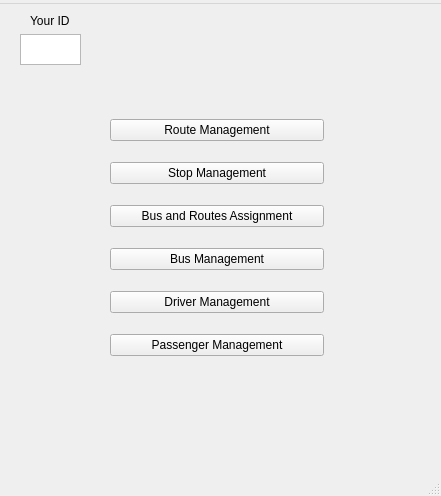
<?xml version="1.0" encoding="UTF-8"?>
<ui version="4.0">
 <class>MainWindow</class>
 <widget class="QMainWindow" name="MainWindow">
  <property name="geometry">
   <rect>
    <x>0</x>
    <y>0</y>
    <width>441</width>
    <height>496</height>
   </rect>
  </property>
  <property name="windowTitle">
   <string>Admin Dashboard</string>
  </property>
  <widget class="QWidget" name="centralwidget">
   <widget class="QWidget" name="verticalLayoutWidget">
    <property name="geometry">
     <rect>
      <x>110</x>
      <y>100</y>
      <width>214</width>
      <height>271</height>
     </rect>
    </property>
    <layout class="QVBoxLayout" name="verticalLayout">
     <item>
      <widget class="QPushButton" name="route_man">
       <property name="text">
        <string>Route Management</string>
       </property>
      </widget>
     </item>
     <item>
      <widget class="QPushButton" name="stop_man">
       <property name="text">
        <string>Stop Management</string>
       </property>
      </widget>
     </item>
     <item>
      <widget class="QPushButton" name="busroutedriver">
       <property name="text">
        <string>Bus and Routes Assignment</string>
       </property>
      </widget>
     </item>
     <item>
      <widget class="QPushButton" name="bus_man">
       <property name="text">
        <string>Bus Management</string>
       </property>
      </widget>
     </item>
     <item>
      <widget class="QPushButton" name="driver_man">
       <property name="text">
        <string>Driver Management</string>
       </property>
      </widget>
     </item>
     <item>
      <widget class="QPushButton" name="pass_man">
       <property name="text">
        <string>Passenger Management</string>
       </property>
      </widget>
     </item>
    </layout>
   </widget>
   <widget class="QTextBrowser" name="adidtxtbrowser">
    <property name="geometry">
     <rect>
      <x>20</x>
      <y>30</y>
      <width>61</width>
      <height>31</height>
     </rect>
    </property>
   </widget>
   <widget class="QLabel" name="Adminidlabel">
    <property name="geometry">
     <rect>
      <x>30</x>
      <y>10</y>
      <width>47</width>
      <height>13</height>
     </rect>
    </property>
    <property name="text">
     <string>Your ID</string>
    </property>
   </widget>
  </widget>
  <widget class="QMenuBar" name="menubar">
   <property name="geometry">
    <rect>
     <x>0</x>
     <y>0</y>
     <width>441</width>
     <height>21</height>
    </rect>
   </property>
   <widget class="QMenu" name="menuAdmin_Dasboard">
    <property name="title">
     <string/>
    </property>
   </widget>
   <addaction name="menuAdmin_Dasboard"/>
  </widget>
  <widget class="QStatusBar" name="statusbar"/>
 </widget>
 <resources/>
 <connections/>
</ui>
